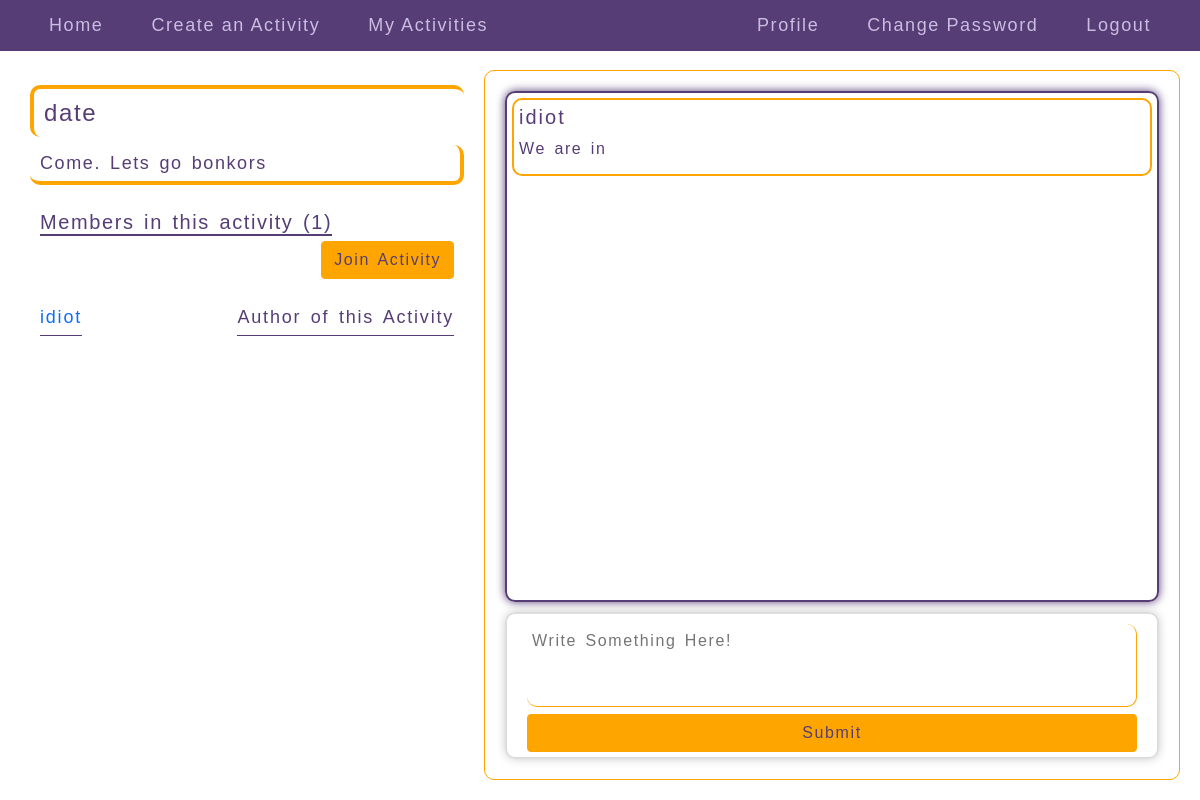
Before: /activities/17 (signed in) with the older database file.
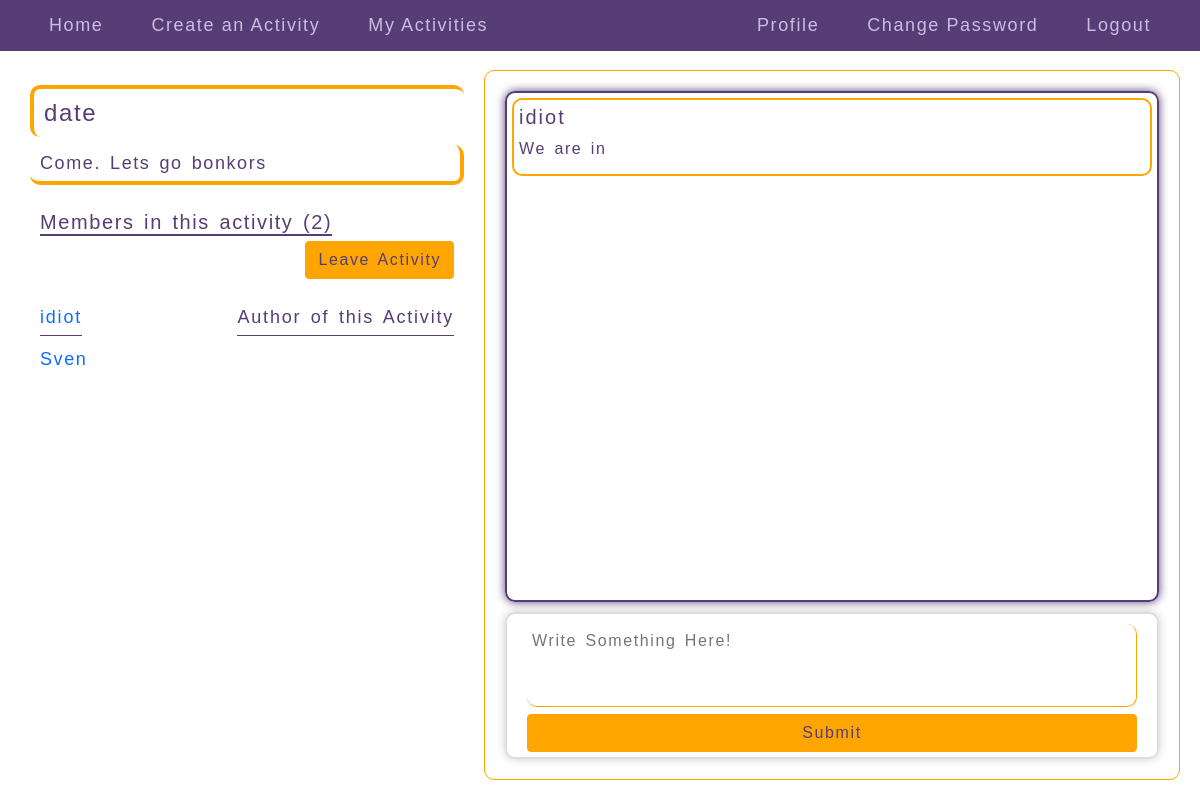
After: the same page with the newer database file.
### meet/models.py (models this page shows, shortened)
class Comment(models.Model):
    user = models.ForeignKey(User, on_delete=models.CASCADE, related_name="comments")
    activity = models.ForeignKey(Activity, on_delete=models.CASCADE, related_name="commented_activities")
    comment = models.TextField()

class Joining(models.Model):
    user = models.ForeignKey(User, on_delete=models.CASCADE, related_name="joined_activities")
    activity = models.ForeignKey(Activity, on_delete=models.CASCADE, related_name="user_activities")

### meet/views.py (the view)
# urls.py: path("activities/<int:id>", views.displayactivity, name="display_activity"),
@login_required(login_url='/')
def displayactivity(request, id):
    if request.method == "POST":
        activity = Activity.objects.get(pk=id)
        user_comment = comment(request.POST)
        if user_comment.is_valid():
            obj = Comment(user=request.user, activity=activity, comment=user_comment.cleaned_data["description"])
            obj.save()
        return redirect("display_activity", id=id)
    else:
        activity = Activity.objects.get(pk=id)
        users = Joining.objects.filter(activity=activity).all()
        users_comments=Comment.objects.filter(activity=activity)
        users_list = []
        for user in users:
            users_list.append(user.user.username)
        form = comment()
        return render(request, "meet/activity.html", {
        "activity": activity, "users": users, "users_list": users_list, "form": form, "users_comments": users_comments
        })

### meet/views.py
class comment(forms.Form):
    description = forms.CharField(label="", widget=forms.Textarea(attrs={"rows": 3, "placeholder": "Write Something Here!"}))

### meet/templates/meet/activity.html (shortened to what this page needs)
{% extends "meet/layout.html" %}
{% block body %}
<div class="fc_display">
  <div class="left_half">
    <h4>{{ activity.title }}</h4>
    <p>{{ activity.description }}</p>
    <div class="left_half_members">
      <div class="fc_activity">
        <h5>Members in this activity ({{ users_list|length }})</h5>
        <div class="fc_activity_button">
          {% if request.user != activity.user %}
          {% if request.user.username in users_list %}
            <a href="{% url 'leave_activity' activity.id %}" class="btn btn-outline common_button">Leave Activity</a>
          {% else %}
            <a href="{% url 'join_activity' activity.id %}" class="btn btn-outline common_button">Join Activity</a>
          {% endif %}
          {% endif %}
        </div>
      </div>
      <div class="activity_users_fc">
        <p><a href="{% url 'user_profile' activity.user.username %}">{{ activity.user.username }}</a></p>
        <p class="activity_users_author">Author of this Activity</p>
      </div>
      {% for user in users %}
        {% if user.user.username != activity.user.username %}
          <p class="activity_users"><a href="{% url 'user_profile' user.user.username %}">{{ user.user.username }}</a></p>
        {% endif %}
      {% endfor %}
    </div>
  </div>
  <div class="right_half">
    <div class="right_half_body">
      {% for comment in users_comments %}
        <div class="users_comments_on_activity">
          <h5>{{ comment.user.username }}</h5>
          <p>{{ comment.comment }}</p>
        </div>
      {% endfor %}
    </div>
    <div class="right_half_input">
      <form class="" method="post">
        {{ form }}
        <button type="submit" class="btn common_button">Submit</button>
      </form>
    </div>
  </div>
</div>
{% endblock %}

Changed rows visible on the page:
added Joining: user.username "Sven"
Other visible differences:
{{ users_list|length }}: "1" → "2"
text no longer shown: "Join Activity"
text now shown: "Leave Activity"
